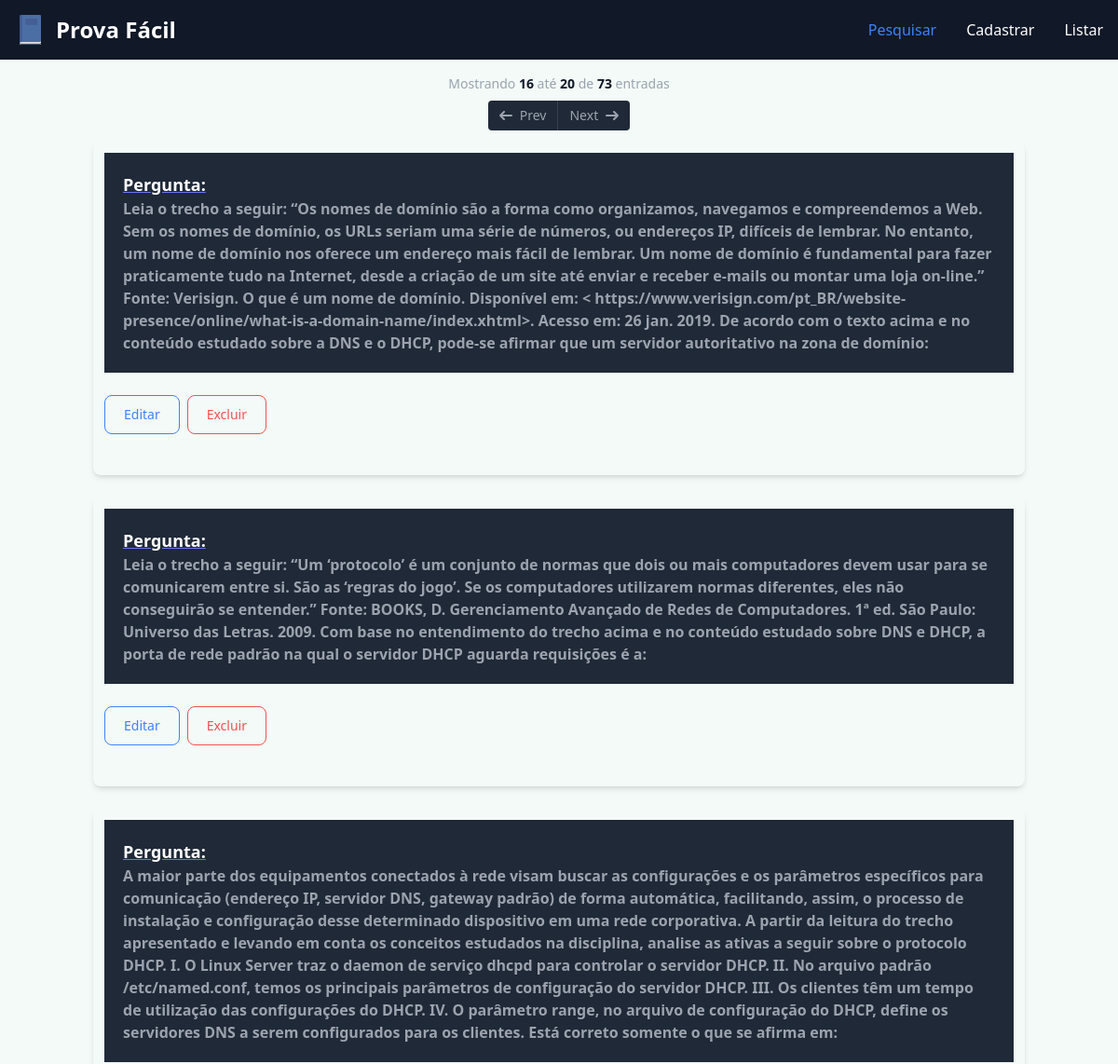
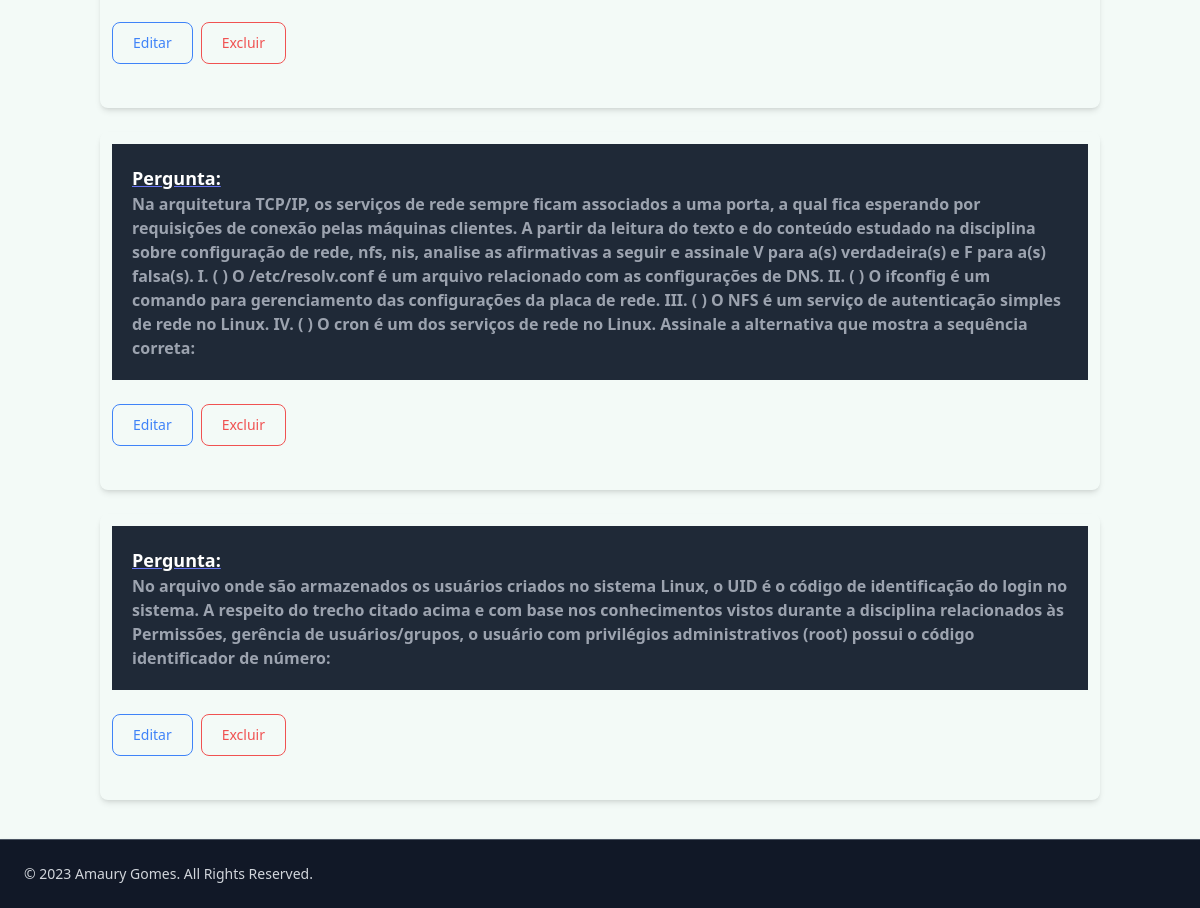
The page /questions/?page=4 on the database its author committed (2 pictures, top to bottom).
### dashboard/models.py (models this page shows, shortened)
class Question(models.Model):
    question_text = models.TextField()
    answer_text = models.TextField()

### dashboard/views.py (the view)
# urls.py: path('questions/', views.questions, name='questions'),
def questions(request):
    questions = Question.objects.all().order_by('-id')
    paginator = Paginator(questions, 5)
    page = request.GET.get('page')
    try:
        questions = paginator.page(page)
    except PageNotAnInteger:
        questions = paginator.page(1)
    except EmptyPage:
        questions = paginator.page(paginator.num_pages)
    return render(request, 'question_list.html', {'questions': questions})

### templates/question_list.html (shortened to what this page needs)
{% extends "_base.html" %}
{% block content %}
<div class="relative overflow-x-auto sm:rounded-lg">
  <div class="flex flex-col items-center">
    <span class="text-sm text-gray-700 dark:text-gray-400">
        Mostrando <span class="font-semibold text-gray-900 dark:text-gray-900">{{ questions.start_index }}</span>
        até <span class="font-semibold text-gray-900 dark:text-gray-900">{{ questions.end_index }}</span>
        de <span class="font-semibold text-gray-900 dark:text-gray-900">{{ questions.paginator.count }}</span> entradas
    </span>
    <div class="inline-flex mt-2 xs:mt-0">
        {% if questions.has_previous %}
            <a href="?page={{ questions.previous_page_number }}" class="flex items-center justify-center px-3 h-8 text-sm font-medium text-white bg-gray-800 rounded-s hover:bg-gray-900 dark:bg-gray-800 dark:border-gray-700 dark:text-gray-400 dark:hover:bg-gray-700 dark:hover:text-gray-900">
                <svg class="w-3.5 h-3.5 me-2 rtl:rotate-180" aria-hidden="true" xmlns="http://www.w3.org/2000/svg" fill="none" viewBox="0 0 14 10">
                    <path stroke="currentColor" stroke-linecap="round" stroke-linejoin="round" stroke-width="2" d="M13 5H1m0 0 4 4M1 5l4-4"/>
                </svg>
                Prev
            </a>
        {% endif %}
        {% if questions.has_next %}
            <a href="?page={{ questions.next_page_number }}" class="flex items-center justify-center px-3 h-8 text-sm font-medium text-white bg-gray-800 border-0 border-s border-gray-700 rounded-e hover:bg-gray-900 dark:bg-gray-800 dark:border-gray-700 dark:text-gray-400 dark:hover:bg-gray-700 dark:hover:text-white">
                Next
                <svg class="w-3.5 h-3.5 ms-2 rtl:rotate-180" aria-hidden="true" xmlns="http://www.w3.org/2000/svg" fill="none" viewBox="0 0 14 10">
                    <path stroke="currentColor" stroke-linecap="round" stroke-linejoin="round" stroke-width="2" d="M1 5h12m0 0L9 1m4 4L9 9"/>
                </svg>
            </a>
        {% endif %}
    </div>
</div>
    {% for question in questions %}
    <div class="p-3" data-drawer-body-scrolling="true">
        <div class="relative overflow-x-auto shadow-md sm:rounded-lg p-3">
            <table class="w-full text-sm text-left rtl:text-right text-gray-500 dark:text-gray-400">
                <caption class="p-5 text-lg font-semibold text-left rtl:text-right text-gray-900 bg-white dark:text-white dark:bg-gray-800">
                    <a href="#" class="font-semibold text-gray-900 underline dark:text-white decoration-indigo-500">Pergunta:</a>
                    <p class="text-left text-base rtl:text-right text-gray-500 dark:text-gray-400">{{ question.question_text }}</p>
                </caption>
            </table>
            <div class="flex flex-row py-6">
                <a href="{% url 'question_edit' question.id %}" class="text-blue-700 hover:text-white border border-blue-700 hover:bg-blue-800 focus:ring-4 focus:outline-none focus:ring-blue-300 font-medium rounded-lg text-sm px-5 py-2.5 text-center me-2 mb-2 dark:border-blue-500 dark:text-blue-500 dark:hover:text-white dark:hover:bg-blue-500 dark:focus:ring-blue-800">Editar</a>
                <form action="{% url 'question_delete' question.id %}" method="post">
    <button type="submit" class="text-red-700 hover:text-white border border-red-700 hover:bg-red-800 focus:ring-4 focus:outline-none focus:ring-red-300 font-medium rounded-lg text-sm px-5 py-2.5 text-center me-2 mb-2 dark:border-red-500 dark:text-red-500 dark:hover:text-white dark:hover:bg-red-600 dark:focus:ring-red-900">Excluir</button>
</form>
            </div>
        </div>
    </div>
    {% endfor %}
</div>
{% endblock content %}

### rows shown on the page
Question: question_text "Leia o trecho a seguir: “Os nomes de domínio são a forma como organizamos, navegamos e compreendemos a Web. Sem os nomes de domínio, os URLs seriam uma série de números, ou endereços IP, difíceis de lembrar. No entanto, um nome de domínio nos oferece um endereço mais fácil de lembrar. Um nome de domínio é fundamental para fazer praticamente tudo na Internet, desde a criação de um site até enviar e receber e-mails ou montar uma loja on-line.” Fonte: Verisign. O que é um nome de domínio. Disponível em: < https://www.verisign.com/pt_BR/website-presence/online/what-is-a-domain-name/index.xhtml>. Acesso em: 26 jan. 2019. De acordo com o texto acima e no conteúdo estudado sobre a DNS e o DHCP,…"
Question: question_text "Leia o trecho a seguir: “Um ‘protocolo’ é um conjunto de normas que dois ou mais computadores devem usar para se comunicarem entre si. São as ‘regras do jogo’. Se os computadores utilizarem normas diferentes, eles não conseguirão se entender.” Fonte: BOOKS, D. Gerenciamento Avançado de Redes de Computadores. 1ª ed. São Paulo: Universo das Letras. 2009. Com base no entendimento do trecho acima e no conteúdo estudado sobre DNS e DHCP, a porta de rede padrão na qual o servidor DHCP aguarda requisições é a:"
Question: question_text "A maior parte dos equipamentos conectados à rede visam buscar as configurações e os parâmetros específicos para comunicação (endereço IP, servidor DNS, gateway padrão) de forma automática, facilitando, assim, o processo de instalação e configuração desse determinado dispositivo em uma rede corporativa. A partir da leitura do trecho apresentado e levando em conta os conceitos estudados na disciplina, analise as ativas a seguir sobre o protocolo DHCP. I. O Linux Server traz o daemon de serviço dhcpd para controlar o servidor DHCP. II. No arquivo padrão /etc/named.conf, temos os principais parâmetros de configuração do servidor DHCP. III. Os clientes têm um tempo de utilização das…"
Question: question_text "Na arquitetura TCP/IP, os serviços de rede sempre ficam associados a uma porta, a qual fica esperando por requisições de conexão pelas máquinas clientes. A partir da leitura do texto e do conteúdo estudado na disciplina sobre configuração de rede, nfs, nis, analise as afirmativas a seguir e assinale V para a(s) verdadeira(s) e F para a(s) falsa(s). I. ( ) O /etc/resolv.conf é um arquivo relacionado com as configurações de DNS. II. ( ) O ifconfig é um comando para gerenciamento das configurações da placa de rede. III. ( ) O NFS é um serviço de autenticação simples de rede no Linux. IV. ( ) O cron é um dos serviços de rede no Linux. Assinale a alternativa que mostra a sequência correta:"
Question: question_text "No arquivo onde são armazenados os usuários criados no sistema Linux, o UID é o código de identificação do login no sistema. A respeito do trecho citado acima e com base nos conhecimentos vistos durante a disciplina relacionados às Permissões, gerência de usuários/grupos, o usuário com privilégios administrativos (root) possui o código identificador de número:"

### other values the page prints
{{ questions.start_index }} "16"
{{ questions.end_index }} "20"
{{ questions.paginator.count }} "73"
